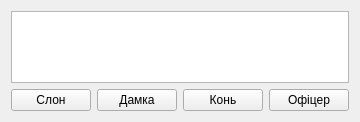
<?xml version="1.0" encoding="UTF-8"?>
<ui version="4.0">
 <class>Transform</class>
 <widget class="QWidget" name="Transform">
  <property name="geometry">
   <rect>
    <x>0</x>
    <y>0</y>
    <width>356</width>
    <height>122</height>
   </rect>
  </property>
  <property name="maximumSize">
   <size>
    <width>358</width>
    <height>122</height>
   </size>
  </property>
  <property name="windowTitle">
   <string>Form</string>
  </property>
  <layout class="QGridLayout" name="gridLayout">
   <item row="0" column="0">
    <layout class="QVBoxLayout" name="verticalLayout">
     <item>
      <widget class="QGraphicsView" name="graphicsView"/>
     </item>
     <item>
      <layout class="QHBoxLayout" name="horizontalLayout">
       <item>
        <widget class="QPushButton" name="pushButton">
         <property name="text">
          <string>Слон</string>
         </property>
        </widget>
       </item>
       <item>
        <spacer name="horizontalSpacer_2">
         <property name="orientation">
          <enum>Qt::Horizontal</enum>
         </property>
         <property name="sizeHint" stdset="0">
          <size>
           <width>40</width>
           <height>20</height>
          </size>
         </property>
        </spacer>
       </item>
       <item>
        <widget class="QPushButton" name="pushButton_3">
         <property name="text">
          <string>Дамка</string>
         </property>
        </widget>
       </item>
       <item>
        <spacer name="horizontalSpacer">
         <property name="orientation">
          <enum>Qt::Horizontal</enum>
         </property>
         <property name="sizeHint" stdset="0">
          <size>
           <width>40</width>
           <height>20</height>
          </size>
         </property>
        </spacer>
       </item>
       <item>
        <widget class="QPushButton" name="pushButton_4">
         <property name="text">
          <string>Конь</string>
         </property>
        </widget>
       </item>
       <item>
        <spacer name="horizontalSpacer_3">
         <property name="orientation">
          <enum>Qt::Horizontal</enum>
         </property>
         <property name="sizeHint" stdset="0">
          <size>
           <width>40</width>
           <height>20</height>
          </size>
         </property>
        </spacer>
       </item>
       <item>
        <widget class="QPushButton" name="pushButton_2">
         <property name="text">
          <string>Офіцер</string>
         </property>
        </widget>
       </item>
      </layout>
     </item>
    </layout>
   </item>
  </layout>
 </widget>
 <resources/>
 <connections/>
</ui>
